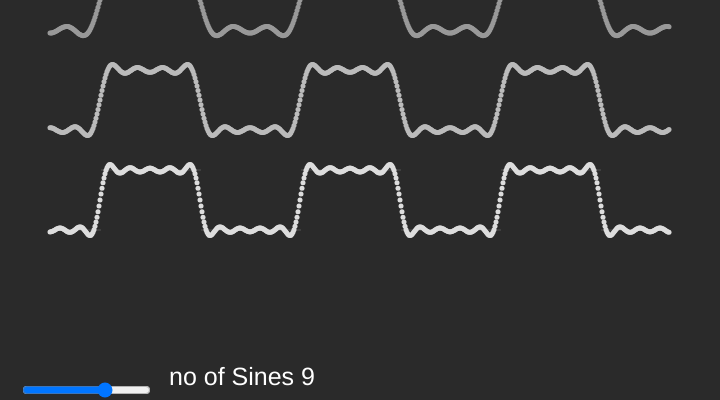
Frame 1 (no input)
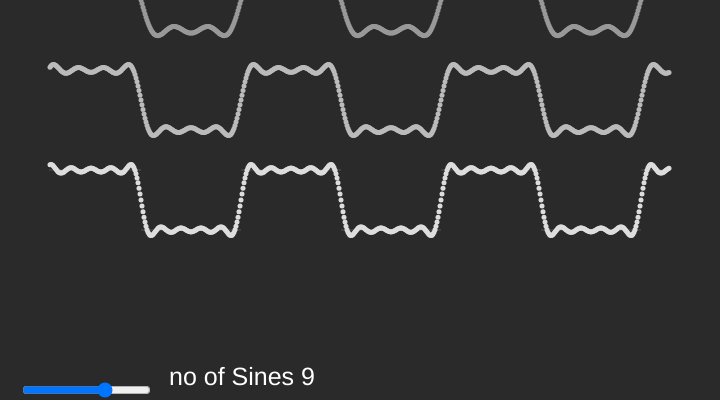
Frame 60 (no input)
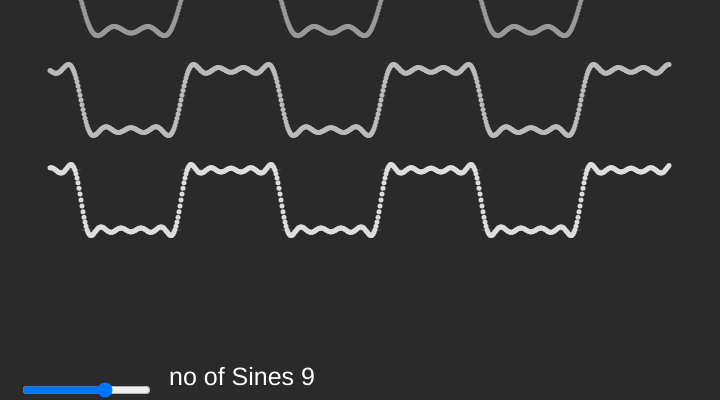
Frame 120 (the mouse pressed at the canvas centre since frame 60)

The p5.js sketch that drew these frames (run headless with seeded random() and noise() and a simulated clock; from frame 60 on, the mouse is pressed at the canvas centre):

// p5.js sketch
// ── sketch.js
function setup() {
  
    createCanvas(720, 400);
    
    cSlider = createSlider(3,15,10,2);
    cSlider.position(20,380);
    time = 0;
  }
  
  function draw() {
    const sinecomps = cSlider.value()+1;
    background(42);
    fill(255);
    textSize(25);
    text('no of Sines '+ str(sinecomps-3), cSlider.x * 2 + cSlider.width, cSlider.y +5);
    sinusoids(sinecomps);
    time+=1;
  
  }
  
  function sinusoids(sinecomps){
    noStroke();
    fill(70);
    for(let i = 50 ; i < 670 ; i+=2){
        ellipse(i,200+30*sinedSquareWave((i+time)/100),2);
    }
    fill(255);
    for(let i = 50 ; i < 670 ; i+=1){
      for(let ss = 2; ss < sinecomps ; ss+=2){
        fill(map(ss,0,sinecomps,50,255));
        ellipse(i,200+30*(4/PI)*noOfSines((i+time)/100,ss) - (sinecomps - ss)*50 + 100 ,5);
      }
        
    }
  }
  
  function noOfSines(i,x){
    let result =  0;
    for(let t=1;t<x;t+=2){
      result+=(1/t)*sin(i*PI*t);
    }
    return result;
  }
  
  
  function sinedSquareWave(i){
    if(sin(i*PI) > 0){
      return 1;
    }else{
      return -1;
    }
  }
  
  
